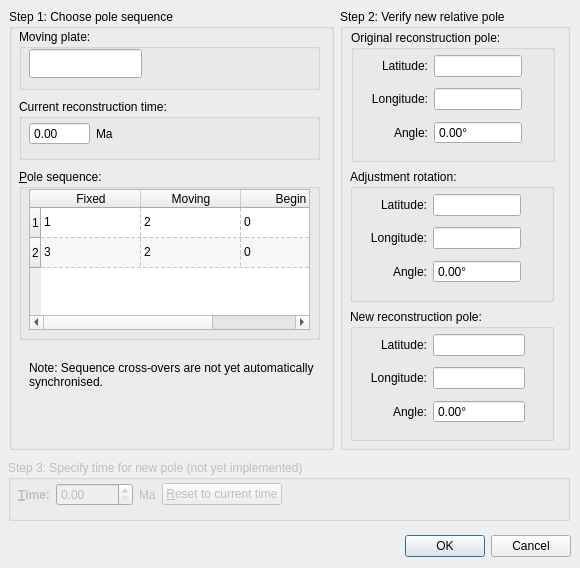
<ui version="4.0" >
 <class>ApplyReconstructionPoleAdjustmentDialog</class>
 <widget class="QDialog" name="ApplyReconstructionPoleAdjustmentDialog" >
  <property name="windowModality" >
   <enum>Qt::WindowModal</enum>
  </property>
  <property name="geometry" >
   <rect>
    <x>0</x>
    <y>0</y>
    <width>580</width>
    <height>568</height>
   </rect>
  </property>
  <property name="minimumSize" >
   <size>
    <width>580</width>
    <height>568</height>
   </size>
  </property>
  <property name="windowTitle" >
   <string>Apply Reconstruction Pole Adjustment</string>
  </property>
  <property name="modal" >
   <bool>true</bool>
  </property>
  <widget class="QDialogButtonBox" name="buttonBox" >
   <property name="geometry" >
    <rect>
     <x>10</x>
     <y>530</y>
     <width>561</width>
     <height>32</height>
    </rect>
   </property>
   <property name="orientation" >
    <enum>Qt::Horizontal</enum>
   </property>
   <property name="standardButtons" >
    <set>QDialogButtonBox::Cancel|QDialogButtonBox::NoButton|QDialogButtonBox::Ok</set>
   </property>
  </widget>
  <widget class="QGroupBox" name="groupBox_8" >
   <property name="enabled" >
    <bool>false</bool>
   </property>
   <property name="geometry" >
    <rect>
     <x>8</x>
     <y>460</y>
     <width>562</width>
     <height>61</height>
    </rect>
   </property>
   <property name="title" >
    <string>Step 3: Specify time for new pole (not yet implemented)</string>
   </property>
   <property name="flat" >
    <bool>false</bool>
   </property>
   <widget class="QWidget" name="layoutWidget" >
    <property name="geometry" >
     <rect>
      <x>10</x>
      <y>20</y>
      <width>511</width>
      <height>29</height>
     </rect>
    </property>
    <layout class="QHBoxLayout" >
     <item>
      <widget class="QLabel" name="label_12" >
       <property name="enabled" >
        <bool>false</bool>
       </property>
       <property name="font" >
        <font>
         <weight>75</weight>
         <bold>true</bold>
        </font>
       </property>
       <property name="text" >
        <string>&amp;Time:</string>
       </property>
       <property name="buddy" >
        <cstring>spinbox_pole_time</cstring>
       </property>
      </widget>
     </item>
     <item>
      <widget class="QDoubleSpinBox" name="spinbox_pole_time" >
       <property name="enabled" >
        <bool>false</bool>
       </property>
       <property name="maximum" >
        <double>10000.000000000000000</double>
       </property>
      </widget>
     </item>
     <item>
      <widget class="QLabel" name="label_10" >
       <property name="enabled" >
        <bool>false</bool>
       </property>
       <property name="text" >
        <string>Ma</string>
       </property>
      </widget>
     </item>
     <item>
      <widget class="QPushButton" name="button_reset_time" >
       <property name="enabled" >
        <bool>false</bool>
       </property>
       <property name="text" >
        <string>&amp;Reset to current time</string>
       </property>
      </widget>
     </item>
     <item>
      <spacer>
       <property name="orientation" >
        <enum>Qt::Horizontal</enum>
       </property>
       <property name="sizeHint" >
        <size>
         <width>40</width>
         <height>20</height>
        </size>
       </property>
      </spacer>
     </item>
    </layout>
   </widget>
  </widget>
  <widget class="QWidget" name="layoutWidget2" >
   <property name="geometry" >
    <rect>
     <x>9</x>
     <y>9</y>
     <width>561</width>
     <height>441</height>
    </rect>
   </property>
   <property name="sizePolicy" >
    <sizepolicy vsizetype="Preferred" hsizetype="Expanding" >
     <horstretch>0</horstretch>
     <verstretch>0</verstretch>
    </sizepolicy>
   </property>
   <layout class="QHBoxLayout" >
    <item>
     <widget class="QGroupBox" name="groupBox" >
      <property name="sizePolicy" >
       <sizepolicy vsizetype="Preferred" hsizetype="Expanding" >
        <horstretch>0</horstretch>
        <verstretch>0</verstretch>
       </sizepolicy>
      </property>
      <property name="title" >
       <string>Step 1: Choose pole sequence</string>
      </property>
      <property name="flat" >
       <bool>false</bool>
      </property>
      <widget class="QGroupBox" name="groupBox_6" >
       <property name="geometry" >
        <rect>
         <x>10</x>
         <y>20</y>
         <width>301</width>
         <height>61</height>
        </rect>
       </property>
       <property name="sizePolicy" >
        <sizepolicy vsizetype="Minimum" hsizetype="Preferred" >
         <horstretch>0</horstretch>
         <verstretch>0</verstretch>
        </sizepolicy>
       </property>
       <property name="title" >
        <string>Moving plate:</string>
       </property>
       <property name="flat" >
        <bool>true</bool>
       </property>
       <widget class="QLineEdit" name="lineedit_moving_plate" >
        <property name="geometry" >
         <rect>
          <x>10</x>
          <y>20</y>
          <width>113</width>
          <height>29</height>
         </rect>
        </property>
        <property name="readOnly" >
         <bool>true</bool>
        </property>
       </widget>
      </widget>
      <widget class="QGroupBox" name="groupBox_7" >
       <property name="geometry" >
        <rect>
         <x>10</x>
         <y>160</y>
         <width>301</width>
         <height>171</height>
        </rect>
       </property>
       <property name="sizePolicy" >
        <sizepolicy vsizetype="Minimum" hsizetype="Expanding" >
         <horstretch>0</horstretch>
         <verstretch>0</verstretch>
        </sizepolicy>
       </property>
       <property name="title" >
        <string>&amp;Pole sequence:</string>
       </property>
       <property name="flat" >
        <bool>true</bool>
       </property>
       <widget class="QTableWidget" name="table_pole_sequences" >
        <property name="geometry" >
         <rect>
          <x>10</x>
          <y>20</y>
          <width>281</width>
          <height>141</height>
         </rect>
        </property>
        <property name="alternatingRowColors" >
         <bool>true</bool>
        </property>
        <property name="selectionMode" >
         <enum>QAbstractItemView::SingleSelection</enum>
        </property>
        <property name="selectionBehavior" >
         <enum>QAbstractItemView::SelectRows</enum>
        </property>
        <property name="horizontalScrollMode" >
         <enum>QAbstractItemView::ScrollPerPixel</enum>
        </property>
        <property name="gridStyle" >
         <enum>Qt::DashLine</enum>
        </property>
        <property name="columnCount" >
         <number>4</number>
        </property>
        <row>
         <property name="text" >
          <string>1</string>
         </property>
        </row>
        <row>
         <property name="text" >
          <string>2</string>
         </property>
        </row>
        <column>
         <property name="text" >
          <string>Fixed</string>
         </property>
        </column>
        <column>
         <property name="text" >
          <string>Moving</string>
         </property>
        </column>
        <column>
         <property name="text" >
          <string>Begin</string>
         </property>
        </column>
        <column>
         <property name="text" >
          <string>End</string>
         </property>
        </column>
        <item row="0" column="0" >
         <property name="text" >
          <string>1</string>
         </property>
        </item>
        <item row="0" column="1" >
         <property name="text" >
          <string>2</string>
         </property>
        </item>
        <item row="0" column="2" >
         <property name="text" >
          <string>0</string>
         </property>
        </item>
        <item row="0" column="3" >
         <property name="text" >
          <string>600</string>
         </property>
        </item>
        <item row="1" column="0" >
         <property name="text" >
          <string>3</string>
         </property>
        </item>
        <item row="1" column="1" >
         <property name="text" >
          <string>2</string>
         </property>
        </item>
        <item row="1" column="2" >
         <property name="text" >
          <string>0</string>
         </property>
        </item>
        <item row="1" column="3" >
         <property name="text" >
          <string>600</string>
         </property>
        </item>
       </widget>
      </widget>
      <widget class="QLabel" name="label_11" >
       <property name="geometry" >
        <rect>
         <x>20</x>
         <y>330</y>
         <width>291</width>
         <height>71</height>
        </rect>
       </property>
       <property name="sizePolicy" >
        <sizepolicy vsizetype="Minimum" hsizetype="Preferred" >
         <horstretch>0</horstretch>
         <verstretch>0</verstretch>
        </sizepolicy>
       </property>
       <property name="text" >
        <string>Note: Sequence cross-overs are not yet automatically synchronised.</string>
       </property>
       <property name="wordWrap" >
        <bool>true</bool>
       </property>
      </widget>
      <widget class="QGroupBox" name="groupBox_9" >
       <property name="geometry" >
        <rect>
         <x>10</x>
         <y>90</y>
         <width>301</width>
         <height>61</height>
        </rect>
       </property>
       <property name="sizePolicy" >
        <sizepolicy vsizetype="Minimum" hsizetype="Preferred" >
         <horstretch>0</horstretch>
         <verstretch>0</verstretch>
        </sizepolicy>
       </property>
       <property name="title" >
        <string>Current reconstruction time:</string>
       </property>
       <property name="flat" >
        <bool>true</bool>
       </property>
       <widget class="QWidget" name="layoutWidget3" >
        <property name="geometry" >
         <rect>
          <x>10</x>
          <y>20</y>
          <width>191</width>
          <height>29</height>
         </rect>
        </property>
        <layout class="QHBoxLayout" >
         <item>
          <widget class="QDoubleSpinBox" name="spinbox_current_time" >
           <property name="readOnly" >
            <bool>true</bool>
           </property>
           <property name="buttonSymbols" >
            <enum>QAbstractSpinBox::NoButtons</enum>
           </property>
           <property name="maximum" >
            <double>10000.000000000000000</double>
           </property>
          </widget>
         </item>
         <item>
          <widget class="QLabel" name="label_13" >
           <property name="text" >
            <string>Ma</string>
           </property>
          </widget>
         </item>
         <item>
          <spacer>
           <property name="orientation" >
            <enum>Qt::Horizontal</enum>
           </property>
           <property name="sizeHint" >
            <size>
             <width>40</width>
             <height>20</height>
            </size>
           </property>
          </spacer>
         </item>
        </layout>
       </widget>
      </widget>
     </widget>
    </item>
    <item>
     <widget class="QGroupBox" name="groupBox_2" >
      <property name="sizePolicy" >
       <sizepolicy vsizetype="Preferred" hsizetype="Minimum" >
        <horstretch>0</horstretch>
        <verstretch>0</verstretch>
       </sizepolicy>
      </property>
      <property name="minimumSize" >
       <size>
        <width>230</width>
        <height>0</height>
       </size>
      </property>
      <property name="title" >
       <string>Step 2: Verify new relative pole</string>
      </property>
      <property name="flat" >
       <bool>false</bool>
      </property>
      <widget class="QGroupBox" name="groupBox_3" >
       <property name="geometry" >
        <rect>
         <x>11</x>
         <y>21</y>
         <width>204</width>
         <height>132</height>
        </rect>
       </property>
       <property name="sizePolicy" >
        <sizepolicy vsizetype="Preferred" hsizetype="Expanding" >
         <horstretch>0</horstretch>
         <verstretch>0</verstretch>
        </sizepolicy>
       </property>
       <property name="title" >
        <string>Original reconstruction pole:</string>
       </property>
       <property name="flat" >
        <bool>true</bool>
       </property>
       <widget class="QWidget" name="gridLayout" >
        <property name="geometry" >
         <rect>
          <x>20</x>
          <y>20</y>
          <width>151</width>
          <height>101</height>
         </rect>
        </property>
        <layout class="QGridLayout" >
         <item row="0" column="0" >
          <widget class="QLabel" name="label" >
           <property name="text" >
            <string>Latitude:</string>
           </property>
           <property name="alignment" >
            <set>Qt::AlignRight|Qt::AlignTrailing|Qt::AlignVCenter</set>
           </property>
          </widget>
         </item>
         <item row="0" column="1" >
          <widget class="QLineEdit" name="field_original_lat" >
           <property name="readOnly" >
            <bool>true</bool>
           </property>
          </widget>
         </item>
         <item row="1" column="0" >
          <widget class="QLabel" name="label_2" >
           <property name="text" >
            <string>Longitude:</string>
           </property>
           <property name="alignment" >
            <set>Qt::AlignRight|Qt::AlignTrailing|Qt::AlignVCenter</set>
           </property>
          </widget>
         </item>
         <item row="2" column="0" >
          <widget class="QLabel" name="label_3" >
           <property name="text" >
            <string>Angle:</string>
           </property>
           <property name="alignment" >
            <set>Qt::AlignRight|Qt::AlignTrailing|Qt::AlignVCenter</set>
           </property>
          </widget>
         </item>
         <item row="1" column="1" >
          <widget class="QLineEdit" name="field_original_lon" >
           <property name="readOnly" >
            <bool>true</bool>
           </property>
          </widget>
         </item>
         <item row="2" column="1" >
          <widget class="QDoubleSpinBox" name="spinbox_original_angle" >
           <property name="readOnly" >
            <bool>true</bool>
           </property>
           <property name="buttonSymbols" >
            <enum>QAbstractSpinBox::NoButtons</enum>
           </property>
           <property name="suffix" >
            <string>°</string>
           </property>
           <property name="minimum" >
            <double>-360.000000000000000</double>
           </property>
           <property name="maximum" >
            <double>360.000000000000000</double>
           </property>
          </widget>
         </item>
        </layout>
       </widget>
      </widget>
      <widget class="QGroupBox" name="groupBox_5" >
       <property name="geometry" >
        <rect>
         <x>10</x>
         <y>300</y>
         <width>204</width>
         <height>132</height>
        </rect>
       </property>
       <property name="title" >
        <string>New reconstruction pole:</string>
       </property>
       <property name="flat" >
        <bool>true</bool>
       </property>
       <widget class="QWidget" name="gridLayout_3" >
        <property name="geometry" >
         <rect>
          <x>20</x>
          <y>20</y>
          <width>155</width>
          <height>101</height>
         </rect>
        </property>
        <layout class="QGridLayout" >
         <item row="0" column="0" >
          <widget class="QLabel" name="label_7" >
           <property name="text" >
            <string>Latitude:</string>
           </property>
           <property name="alignment" >
            <set>Qt::AlignRight|Qt::AlignTrailing|Qt::AlignVCenter</set>
           </property>
          </widget>
         </item>
         <item row="0" column="1" >
          <widget class="QLineEdit" name="field_result_lat" >
           <property name="readOnly" >
            <bool>true</bool>
           </property>
          </widget>
         </item>
         <item row="1" column="0" >
          <widget class="QLabel" name="label_8" >
           <property name="text" >
            <string>Longitude:</string>
           </property>
           <property name="alignment" >
            <set>Qt::AlignRight|Qt::AlignTrailing|Qt::AlignVCenter</set>
           </property>
          </widget>
         </item>
         <item row="2" column="0" >
          <widget class="QLabel" name="label_9" >
           <property name="text" >
            <string>Angle:</string>
           </property>
           <property name="alignment" >
            <set>Qt::AlignRight|Qt::AlignTrailing|Qt::AlignVCenter</set>
           </property>
          </widget>
         </item>
         <item row="1" column="1" >
          <widget class="QLineEdit" name="field_result_lon" >
           <property name="readOnly" >
            <bool>true</bool>
           </property>
          </widget>
         </item>
         <item row="2" column="1" >
          <widget class="QDoubleSpinBox" name="spinbox_result_angle" >
           <property name="readOnly" >
            <bool>true</bool>
           </property>
           <property name="buttonSymbols" >
            <enum>QAbstractSpinBox::NoButtons</enum>
           </property>
           <property name="suffix" >
            <string>°</string>
           </property>
           <property name="minimum" >
            <double>-360.000000000000000</double>
           </property>
           <property name="maximum" >
            <double>360.000000000000000</double>
           </property>
          </widget>
         </item>
        </layout>
       </widget>
      </widget>
      <widget class="QGroupBox" name="groupBox_4" >
       <property name="geometry" >
        <rect>
         <x>10</x>
         <y>160</y>
         <width>204</width>
         <height>133</height>
        </rect>
       </property>
       <property name="title" >
        <string>Adjustment rotation:</string>
       </property>
       <property name="flat" >
        <bool>true</bool>
       </property>
       <widget class="QWidget" name="gridLayout_2" >
        <property name="geometry" >
         <rect>
          <x>20</x>
          <y>20</y>
          <width>151</width>
          <height>101</height>
         </rect>
        </property>
        <layout class="QGridLayout" >
         <item row="0" column="0" >
          <widget class="QLabel" name="label_4" >
           <property name="text" >
            <string>Latitude:</string>
           </property>
           <property name="alignment" >
            <set>Qt::AlignRight|Qt::AlignTrailing|Qt::AlignVCenter</set>
           </property>
          </widget>
         </item>
         <item row="0" column="1" >
          <widget class="QLineEdit" name="field_adjustment_lat" >
           <property name="readOnly" >
            <bool>true</bool>
           </property>
          </widget>
         </item>
         <item row="1" column="0" >
          <widget class="QLabel" name="label_5" >
           <property name="text" >
            <string>Longitude:</string>
           </property>
           <property name="alignment" >
            <set>Qt::AlignRight|Qt::AlignTrailing|Qt::AlignVCenter</set>
           </property>
          </widget>
         </item>
         <item row="2" column="0" >
          <widget class="QLabel" name="label_6" >
           <property name="text" >
            <string>Angle:</string>
           </property>
           <property name="alignment" >
            <set>Qt::AlignRight|Qt::AlignTrailing|Qt::AlignVCenter</set>
           </property>
          </widget>
         </item>
         <item row="1" column="1" >
          <widget class="QLineEdit" name="field_adjustment_lon" >
           <property name="readOnly" >
            <bool>true</bool>
           </property>
          </widget>
         </item>
         <item row="2" column="1" >
          <widget class="QDoubleSpinBox" name="spinbox_adjustment_angle" >
           <property name="readOnly" >
            <bool>true</bool>
           </property>
           <property name="buttonSymbols" >
            <enum>QAbstractSpinBox::NoButtons</enum>
           </property>
           <property name="suffix" >
            <string>°</string>
           </property>
           <property name="minimum" >
            <double>-360.000000000000000</double>
           </property>
           <property name="maximum" >
            <double>360.000000000000000</double>
           </property>
          </widget>
         </item>
        </layout>
       </widget>
      </widget>
     </widget>
    </item>
   </layout>
  </widget>
 </widget>
 <tabstops>
  <tabstop>table_pole_sequences</tabstop>
  <tabstop>buttonBox</tabstop>
  <tabstop>spinbox_pole_time</tabstop>
  <tabstop>button_reset_time</tabstop>
  <tabstop>field_original_lat</tabstop>
  <tabstop>field_original_lon</tabstop>
  <tabstop>spinbox_original_angle</tabstop>
  <tabstop>spinbox_adjustment_lat</tabstop>
  <tabstop>spinbox_adjustment_lon</tabstop>
  <tabstop>spinbox_adjustment_angle</tabstop>
  <tabstop>field_result_lat</tabstop>
  <tabstop>field_result_lon</tabstop>
  <tabstop>spinbox_result_angle</tabstop>
  <tabstop>lineedit_moving_plate</tabstop>
  <tabstop>spinbox_current_time</tabstop>
 </tabstops>
 <resources/>
 <connections>
  <connection>
   <sender>buttonBox</sender>
   <signal>accepted()</signal>
   <receiver>ApplyReconstructionPoleAdjustmentDialog</receiver>
   <slot>accept()</slot>
   <hints>
    <hint type="sourcelabel" >
     <x>248</x>
     <y>254</y>
    </hint>
    <hint type="destinationlabel" >
     <x>157</x>
     <y>274</y>
    </hint>
   </hints>
  </connection>
  <connection>
   <sender>buttonBox</sender>
   <signal>rejected()</signal>
   <receiver>ApplyReconstructionPoleAdjustmentDialog</receiver>
   <slot>reject()</slot>
   <hints>
    <hint type="sourcelabel" >
     <x>316</x>
     <y>260</y>
    </hint>
    <hint type="destinationlabel" >
     <x>286</x>
     <y>274</y>
    </hint>
   </hints>
  </connection>
 </connections>
</ui>
